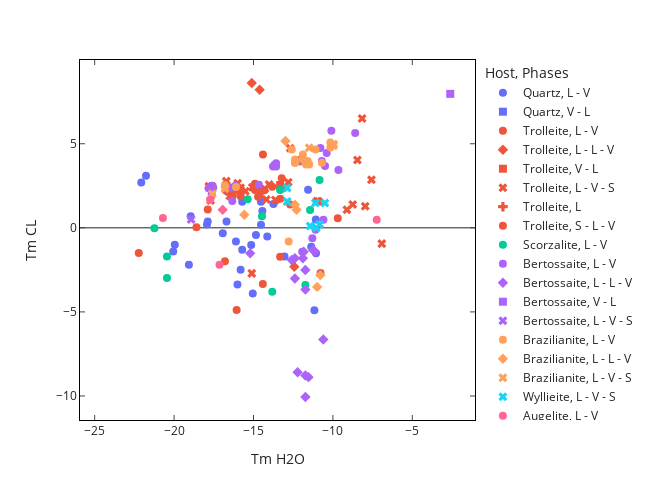

Source (notebook cell):
### Code cell
# --- plot figures

fig = px.scatter(df_corrected, x="Tm H2O", y="Tm CL",
                 symbol = "Phases", color="Host", 
                 hover_data=["sample",'piece','field',"analysis","Phases","Host"],
                 width=650, height=500)

fig.update_layout(plot_bgcolor="white",template="simple_white")

fig.update_traces(marker=dict(size=8),
                  selector=dict(mode='markers'))

fig.update_xaxes(ticks='inside',zeroline=True,linecolor="black",showgrid=False,mirror= "allticks")#,range=(0,7))
fig.update_yaxes(ticks='inside',zeroline=True,linecolor="black",showgrid=False,mirror= "allticks")#,range=(0,0.35))

# fig.update_xaxes(tickvals=[0,1,2,3,4,5,6,7])

# fig.write_image("FI_N2-Co2_vs_NaLi_mol.pdf");
fig.show()

### Figure 1 — Plotly figure (JSON) as saved in the notebook; plotly's stock layout.template omitted (floating-point values rounded to 4 significant figures; data arrays with more than 128 entries replaced by an {"elided": "..."} marker saying what was removed)
{"data": [{"customdata": {"elided": "43x6 str values"}, "hovertemplate": "Host=%{customdata[5]}<br>Phases=%{customdata[4]}<br>Tm H2O=%{x}<br>Tm CL=%{y}<br>sample=%{customdata[0]}<br>piece=%{customdata[1]}<br>field=%{customdata[2]}<br>analysis=%{customdata[3]}<extra></extra>", "legendgroup": "Quartz, L - V", "marker": {"color": "#636efa", "size": 8, "symbol": "circle"}, "mode": "markers", "name": "Quartz, L - V", "orientation": "v", "showlegend": true, "type": "scatter", "x": [null, null, -18.95, -16.01, -16.7, -11.08, -14.53, -15.51, -13.05, -15.71, -14.53, -17.88, -15.71, -16.11, -14.13, -18.38, -15.81, -16.01, -20.05, -19.07, null, -19.95, -13.74, -16.72, -13.35, -14.73, -15.92, -14.73, -22.07, -21.77, -7.966, -14.44, -17.93, -16.83, -15.14, -16.93, -11.07, -14.84, -15.04, -11.56, null, -11.17, -11.36], "xaxis": "x", "y": [null, null, 0.6945, null, 0.3731, 0.495, 1.557, null, -1.699, 1.557, 0.1757, 0.3731, -1.304, -0.8111, -0.5151, null, -2.489, -3.377, -1.403, -2.193, -3.179, -1.008, 1.412, 2.205, 2.403, null, null, 2.205, 2.7, 3.096, null, 1.001, 0.2035, null, -1.021, -0.3249, -1.518, -0.4244, -3.905, 2.261, -0.9216, -4.9, -1.121], "yaxis": "y"}, {"customdata": [["BU18FA19", "D", "FFore2", "6", "V - L", "Quartz"]], "hovertemplate": "Host=%{customdata[5]}<br>Phases=%{customdata[4]}<br>Tm H2O=%{x}<br>Tm CL=%{y}<br>sample=%{customdata[0]}<br>piece=%{customdata[1]}<br>field=%{customdata[2]}<br>analysis=%{customdata[3]}<extra></extra>", "legendgroup": "Quartz, V - L", "marker": {"color": "#636efa", "size": 8, "symbol": "square"}, "mode": "markers", "name": "Quartz, V - L", "orientation": "v", "showlegend": true, "type": "scatter", "x": [null], "xaxis": "x", "y": [null], "yaxis": "y"}, {"customdata": {"elided": "28x6 str values"}, "hovertemplate": "Host=%{customdata[5]}<br>Phases=%{customdata[4]}<br>Tm H2O=%{x}<br>Tm CL=%{y}<br>sample=%{customdata[0]}<br>piece=%{customdata[1]}<br>field=%{customdata[2]}<br>analysis=%{customdata[3]}<extra></extra>", "legendgroup": "Trolleite, L - V", "marker": {"color": "#EF553B", "size": 8, "symbol": "circle"}, "mode": "markers", "name": "Trolleite, L - V", "orientation": "v", "showlegend": true, "type": "scatter", "x": [-16.06, -10.78, -16.8, null, -22.22, -14.41, -14.31, -17.88, -12.02, -14.4, -9.693, -13.32, -14.71, -14.91, -13.82, -13.22, -13.12, -12.69, -15.81, null, -14.61, -13.31, -14.91, -15.9, -18.59, -16.3, -16.6, -16.2], "xaxis": "x", "y": [-4.891, -2.686, -1.995, null, -1.502, -3.348, 2.234, 1.087, 4.066, 4.363, 0.5667, -1.717, 1.854, 2.251, 2.45, 2.946, 2.35, 1.382, 1.877, 1.277, 1.977, 1.73, 2.627, 2.228, 0.03657, 1.929, 2.129, 2.228], "yaxis": "y"}, {"customdata": [["BU18FA20", "E", "FF1", "1", "L - L - V", "Trolleite"], ["BU18FA20", "E", "FF1", "2", "L - L - V", "Trolleite"], ["BU18FA20", "E", "FF1", "6", "L - L - V", "Trolleite"], ["BU18FA19", "B", "FF1", "5", "L - L - V", "Trolleite"], ["BU18FA19", "B", "FF1", "10", "L - L - V", "Trolleite"]], "hovertemplate": "Host=%{customdata[5]}<br>Phases=%{customdata[4]}<br>Tm H2O=%{x}<br>Tm CL=%{y}<br>sample=%{customdata[0]}<br>piece=%{customdata[1]}<br>field=%{customdata[2]}<br>analysis=%{customdata[3]}<extra></extra>", "legendgroup": "Trolleite, L - L - V", "marker": {"color": "#EF553B", "size": 8, "symbol": "diamond"}, "mode": "markers", "name": "Trolleite, L - L - V", "orientation": "v", "showlegend": true, "type": "scatter", "x": [-15.11, -14.61, -12.43, null, null], "xaxis": "x", "y": [8.613, 8.214, -2.312, 0.3896, 1.977], "yaxis": "y"}, {"customdata": [["BU18FA20", "G", "FF1", "4", "V - L", "Trolleite"]], "hovertemplate": "Host=%{customdata[5]}<br>Phases=%{customdata[4]}<br>Tm H2O=%{x}<br>Tm CL=%{y}<br>sample=%{customdata[0]}<br>piece=%{customdata[1]}<br>field=%{customdata[2]}<br>analysis=%{customdata[3]}<extra></extra>", "legendgroup": "Trolleite, V - L", "marker": {"color": "#EF553B", "size": 8, "symbol": "square"}, "mode": "markers", "name": "Trolleite, V - L", "orientation": "v", "showlegend": true, "type": "scatter", "x": [-13.32], "xaxis": "x", "y": [2.549], "yaxis": "y"}, {"customdata": {"elided": "32x6 str values"}, "hovertemplate": "Host=%{customdata[5]}<br>Phases=%{customdata[4]}<br>Tm H2O=%{x}<br>Tm CL=%{y}<br>sample=%{customdata[0]}<br>piece=%{customdata[1]}<br>field=%{customdata[2]}<br>analysis=%{customdata[3]}<extra></extra>", "legendgroup": "Trolleite, L - V - S", "marker": {"color": "#EF553B", "size": 8, "symbol": "x"}, "mode": "markers", "name": "Trolleite, L - V - S", "orientation": "v", "showlegend": true, "type": "scatter", "x": [-16.0, null, -15.11, null, -13.62, -14.29, -15.07, -12.81, -8.162, -8.752, -8.457, -7.571, -10.92, -11.02, -12.69, -16.72, -7.965, -6.92, -14.19, null, -16.49, -9.116, -17.61, -16.71, -14.01, null, -15.51, -15.81, -17.81, -17.7, -15.8, -14.71], "xaxis": "x", "y": [2.648, null, -2.709, null, 1.656, 2.321, 2.419, 2.714, 6.499, 1.382, 4.039, 2.858, 1.579, 1.579, 4.728, 2.563, 1.284, -0.9403, 1.688, null, 1.888, 1.078, 2.477, 2.776, 2.577, null, 2.177, 2.377, 2.477, 1.63, 2.228, 2.527], "yaxis": "y"}, {"customdata": [["BU18FA20", "H", "FF1", "6", "L", "Trolleite"]], "hovertemplate": "Host=%{customdata[5]}<br>Phases=%{customdata[4]}<br>Tm H2O=%{x}<br>Tm CL=%{y}<br>sample=%{customdata[0]}<br>piece=%{customdata[1]}<br>field=%{customdata[2]}<br>analysis=%{customdata[3]}<extra></extra>", "legendgroup": "Trolleite, L", "marker": {"color": "#EF553B", "size": 8, "symbol": "cross"}, "mode": "markers", "name": "Trolleite, L", "orientation": "v", "showlegend": true, "type": "scatter", "x": [null], "xaxis": "x", "y": [null], "yaxis": "y"}, {"customdata": [["BU18FA19", "B", "FF1", "MI", "S - L - V", "Trolleite"]], "hovertemplate": "Host=%{customdata[5]}<br>Phases=%{customdata[4]}<br>Tm H2O=%{x}<br>Tm CL=%{y}<br>sample=%{customdata[0]}<br>piece=%{customdata[1]}<br>field=%{customdata[2]}<br>analysis=%{customdata[3]}<extra></extra>", "legendgroup": "Trolleite, S - L - V", "marker": {"color": "#EF553B", "size": 8, "symbol": "circle"}, "mode": "markers", "name": "Trolleite, S - L - V", "orientation": "v", "showlegend": true, "type": "scatter", "x": [null], "xaxis": "x", "y": [null], "yaxis": "y"}, {"customdata": [["BU18FA22", "B", "FF2", "1", "L - V", "Scorzalite"], ["BU18FA22", "B", "FF2", "2", "L - V", "Scorzalite"], ["BU18FA22", "B", "FF2", "3", "L - V", "Scorzalite"], ["BU18FA22", "B", "FF2", "4", "L - V", "Scorzalite"], ["BU18FA22", "B", "FF2", "5", "L - V", "Scorzalite"], ["BU18FA22", "B", "FF2", "6", "L - V", "Scorzalite"], ["BU18FA20", "A", "FF1", "1", "L - V", "Scorzalite"], ["BU18FA20", "A", "FF4", "1", "L - V", "Scorzalite"], ["BU18FA20", "I", "FF1", "1", "L - V", "Scorzalite"], ["BU18FA22", "D", "FF1", "1", "L - V", "Scorzalite"], ["BU18FA22", "D", "FF1", "2", "L - V", "Scorzalite"], ["BU18FA22", "D", "FF1", "3", "L - V", "Scorzalite"]], "hovertemplate": "Host=%{customdata[5]}<br>Phases=%{customdata[4]}<br>Tm H2O=%{x}<br>Tm CL=%{y}<br>sample=%{customdata[0]}<br>piece=%{customdata[1]}<br>field=%{customdata[2]}<br>analysis=%{customdata[3]}<extra></extra>", "legendgroup": "Scorzalite, L - V", "marker": {"color": "#00cc96", "size": 8, "symbol": "circle"}, "mode": "markers", "name": "Scorzalite, L - V", "orientation": "v", "showlegend": true, "type": "scatter", "x": [-18.18, -20.45, -21.24, -20.45, -15.36, -14.47, -13.82, null, -11.74, -13.32, -10.84, -11.44], "xaxis": "x", "y": [null, -1.699, -0.02166, -2.982, 1.692, 0.6945, -3.8, null, -3.403, 2.251, 2.846, 1.061], "yaxis": "y"}, {"customdata": {"elided": "28x6 str values"}, "hovertemplate": "Host=%{customdata[5]}<br>Phases=%{customdata[4]}<br>Tm H2O=%{x}<br>Tm CL=%{y}<br>sample=%{customdata[0]}<br>piece=%{customdata[1]}<br>field=%{customdata[2]}<br>analysis=%{customdata[3]}<extra></extra>", "legendgroup": "Bertossaite, L - V", "marker": {"color": "#ab63fa", "size": 8, "symbol": "circle"}, "mode": "markers", "name": "Bertossaite, L - V", "orientation": "v", "showlegend": true, "type": "scatter", "x": [-10.69, -10.49, -10.1, -11.29, -11.09, -12.09, -10.59, -10.79, -8.597, -10.39, -11.93, -9.652, -16.14, -17.53, -17.63, -16.34, -16.34, -17.63, -17.43, -17.83, -14.66, -13.58, -13.58, -13.67, -13.77, -12.29, -12.09, null], "xaxis": "x", "y": [3.975, 3.676, 5.771, -0.6152, -0.1162, null, 0.4825, 4.75, 5.647, 4.451, -1.419, 3.442, 2.495, 2.395, 1.997, 1.598, 2.395, 2.495, null, 2.36, 2.56, 3.649, 3.847, 3.748, 3.649, null, 3.946, null], "yaxis": "y"}, {"customdata": [["BU18FA20", "C", "FF1", "1", "L - L - V", "Bertossaite"], ["BU18FA20", "C", "FF1", "2", "L - L - V", "Bertossaite"], ["BU18FA20", "C", "FF1", "3", "L - L - V", "Bertossaite"], ["BU18FA20", "C", "FF1", "4", "L - L - V", "Bertossaite"], ["BU18FA20", "C", "FF1", "6", "L - L - V", "Bertossaite"], ["BU18FA20", "C", "FF1", "7", "L - L - V", "Bertossaite"], ["BU18FA20", "C", "FF1", "8", "L - L - V", "Bertossaite"], ["BU18FA20", "C", "FF1", "9", "L - L - V", "Bertossaite"], ["BU18FA20", "C", "FF1", "10", "L - L - V", "Bertossaite"], ["BU18FA20", "B", "FF4", "1", "L - L - V", "Bertossaite"], ["BU18FA20", "B", "FF4", "2", "L - L - V", "Bertossaite"], ["BU18FA20", "B", "FF4", "3", "L - L - V", "Bertossaite"], ["BU18FA20", "B", "FF4", "4", "L - L - V", "Bertossaite"], ["BU18FA20", "B", "FF4", "5", "L - L - V", "Bertossaite"], ["BU18FA04", "A", "FF3", "4", "L - L - V", "Bertossaite"]], "hovertemplate": "Host=%{customdata[5]}<br>Phases=%{customdata[4]}<br>Tm H2O=%{x}<br>Tm CL=%{y}<br>sample=%{customdata[0]}<br>piece=%{customdata[1]}<br>field=%{customdata[2]}<br>analysis=%{customdata[3]}<extra></extra>", "legendgroup": "Bertossaite, L - L - V", "marker": {"color": "#ab63fa", "size": 8, "symbol": "diamond"}, "mode": "markers", "name": "Bertossaite, L - L - V", "orientation": "v", "showlegend": true, "type": "scatter", "x": [-12.39, -12.39, -11.89, -12.59, -15.21, -11.74, -11.24, -11.83, -11.14, -12.22, -11.73, -11.54, -11.73, -11.73, -10.61], "xaxis": "x", "y": [-1.813, -3.01, -1.813, -1.912, -1.518, -2.51, -1.32, -1.419, -1.419, -8.587, -3.674, -8.882, -8.784, -10.06, -6.646], "yaxis": "y"}, {"customdata": [["BU18FA20", "C", "FF2", "4", "V - L", "Bertossaite"]], "hovertemplate": "Host=%{customdata[5]}<br>Phases=%{customdata[4]}<br>Tm H2O=%{x}<br>Tm CL=%{y}<br>sample=%{customdata[0]}<br>piece=%{customdata[1]}<br>field=%{customdata[2]}<br>analysis=%{customdata[3]}<extra></extra>", "legendgroup": "Bertossaite, V - L", "marker": {"color": "#ab63fa", "size": 8, "symbol": "square"}, "mode": "markers", "name": "Bertossaite, V - L", "orientation": "v", "showlegend": true, "type": "scatter", "x": [-2.611], "xaxis": "x", "y": [7.967], "yaxis": "y"}, {"customdata": [["BU18FA19", "E", "FF11", "7", "L - V - S", "Bertossaite"], ["BU18FA19", "E", "FF11", "10", "L - V - S", "Bertossaite"]], "hovertemplate": "Host=%{customdata[5]}<br>Phases=%{customdata[4]}<br>Tm H2O=%{x}<br>Tm CL=%{y}<br>sample=%{customdata[0]}<br>piece=%{customdata[1]}<br>field=%{customdata[2]}<br>analysis=%{customdata[3]}<extra></extra>", "legendgroup": "Bertossaite, L - V - S", "marker": {"color": "#ab63fa", "size": 8, "symbol": "x"}, "mode": "markers", "name": "Bertossaite, L - V - S", "orientation": "v", "showlegend": true, "type": "scatter", "x": [-18.93, -17.13], "xaxis": "x", "y": [0.5024, null], "yaxis": "y"}, {"customdata": [["BU18FA32", "A", "FF1", "5", "L - V", "Brazilianite"], ["BU18FA32", "A", "FF1", "6", "L - V", "Brazilianite"], ["BU18FA32", "A", "FF1", "7", "L - V", "Brazilianite"], ["BU18FA32", "A", "FF1", "8", "L - V", "Brazilianite"], ["BU18FA32", "A", "FF1", "9", "L - V", "Brazilianite"], ["BU18FA32", "A", "FF1", "10", "L - V", "Brazilianite"], ["BU18FA32", "C", "FF1", "1", "L - V", "Brazilianite"], ["BU18FA32", "C", "FF1", "2", "L - V", "Brazilianite"], ["BU18FA32", "C", "FF1", "6", "L - V", "Brazilianite"], ["BU18FA32", "C", "FF1", "7", "L - V", "Brazilianite"], ["BU18FA32", "C", "FF1", "8", "L - V", "Brazilianite"], ["BU18FA32", "C", "FF1", "9", "L - V", "Brazilianite"], ["BU18FA32", "C", "FF1", "10", "L - V", "Brazilianite"], ["BU18FA32", "B", "FF2", "2", "L - V", "Brazilianite"], ["BU18FA32", "B", "FF2", "4", "L - V", "Brazilianite"], ["BU18FA02a", "A", "FF1", "1", "L - V", "Brazilianite"], ["BU18FA02a", "A", "FF1", "3", "L - V", "Brazilianite"], ["BU18FA02a", "A", "FF1", "5", "L - V", "Brazilianite"]], "hovertemplate": "Host=%{customdata[5]}<br>Phases=%{customdata[4]}<br>Tm H2O=%{x}<br>Tm CL=%{y}<br>sample=%{customdata[0]}<br>piece=%{customdata[1]}<br>field=%{customdata[2]}<br>analysis=%{customdata[3]}<extra></extra>", "legendgroup": "Brazilianite, L - V", "marker": {"color": "#FFA15A", "size": 8, "symbol": "circle"}, "mode": "markers", "name": "Brazilianite, L - V", "orientation": "v", "showlegend": true, "type": "scatter", "x": [-12.39, -12.39, -11.89, -11.49, -11.59, -11.89, -12.59, -11.49, -11.69, -12.39, -10.69, -12.79, -11.09, -10.16, -10.16, -16.8, -16.1, -16.8], "xaxis": "x", "y": [3.868, 3.868, 4.067, null, 3.967, 4.366, 4.665, 3.768, 3.768, 4.067, 3.868, -0.8195, 4.665, 5.072, 4.777, 2.527, 2.427, 2.427], "yaxis": "y"}, {"customdata": [["BU18FA32", "A", "FF1", "2", "L - L - V", "Brazilianite"], ["BU18FA32", "A", "FF1", "3", "L - L - V", "Brazilianite"], ["BU18FA32", "A", "FF1", "4", "L - L - V", "Brazilianite"], ["BU18FA32", "C", "FF1", "3", "L - L - V", "Brazilianite"], ["BU18FA32", "C", "FF1", "4", "L - L - V", "Brazilianite"], ["BU18FA32", "C", "FF1", "5", "L - L - V", "Brazilianite"]], "hovertemplate": "Host=%{customdata[5]}<br>Phases=%{customdata[4]}<br>Tm H2O=%{x}<br>Tm CL=%{y}<br>sample=%{customdata[0]}<br>piece=%{customdata[1]}<br>field=%{customdata[2]}<br>analysis=%{customdata[3]}<extra></extra>", "legendgroup": "Brazilianite, L - L - V", "marker": {"color": "#FFA15A", "size": 8, "symbol": "diamond"}, "mode": "markers", "name": "Brazilianite, L - L - V", "orientation": "v", "showlegend": true, "type": "scatter", "x": [-12.99, -10.79, -10.99, -12.29, -15.58, -12.39], "xaxis": "x", "y": [5.164, -2.814, -3.512, 1.075, 0.7761, 1.374], "yaxis": "y"}, {"customdata": [["BU18FA32", "A", "FF1", "1", "L - V - S", "Brazilianite"], ["BU18FA32", "B", "FF2", "1", "L - V - S", "Brazilianite"], ["BU18FA32", "B", "FF2", "3", "L - V - S", "Brazilianite"], ["BU18FA32", "B", "FF2", "5", "L - V - S", "Brazilianite"], ["BU18FA02a", "A", "FF1", "2", "L - V - S", "Brazilianite"], ["BU18FA02a", "A", "FF1", "4", "L - V - S", "Brazilianite"]], "hovertemplate": "Host=%{customdata[5]}<br>Phases=%{customdata[4]}<br>Tm H2O=%{x}<br>Tm CL=%{y}<br>sample=%{customdata[0]}<br>piece=%{customdata[1]}<br>field=%{customdata[2]}<br>analysis=%{customdata[3]}<extra></extra>", "legendgroup": "Brazilianite, L - V - S", "marker": {"color": "#FFA15A", "size": 8, "symbol": "x"}, "mode": "markers", "name": "Brazilianite, L - V - S", "orientation": "v", "showlegend": true, "type": "scatter", "x": [-11.49, -9.963, -9.963, -9.963, -16.8, -17.6], "xaxis": "x", "y": [4.765, 4.974, 4.876, 4.974, 2.328, 2.029], "yaxis": "y"}, {"customdata": [["BU18FA32", "A.II", "incC", "3", "L - V - S", "Wyllieite"], ["BU18FA32", "A.II", "incC", "2", "L - V - S", "Wyllieite"], ["BU18FA32", "A.II", "incC", "1", "L - V - S", "Wyllieite"], ["BU18FA32", "A.II", "incC", "4", "L - V - S", "Wyllieite"], ["BU18FA32", "A.II", "incC", "1", "L - V - S", "Wyllieite"], ["BU18FA32", "A.II", "incC", "2", "L - V - S", "Wyllieite"], ["BU18FA32", "A.II", "incC", "3", "L - V - S", "Wyllieite"], ["BU18FA32", "A.II", "incC", "4", "L - V - S", "Wyllieite"], ["BU18FA32", "A.II", "incC", "5", "L - V - S", "Wyllieite"]], "hovertemplate": "Host=%{customdata[5]}<br>Phases=%{customdata[4]}<br>Tm H2O=%{x}<br>Tm CL=%{y}<br>sample=%{customdata[0]}<br>piece=%{customdata[1]}<br>field=%{customdata[2]}<br>analysis=%{customdata[3]}<extra></extra>", "legendgroup": "Wyllieite, L - V - S", "marker": {"color": "#19d3f3", "size": 8, "symbol": "x"}, "mode": "markers", "name": "Wyllieite, L - V - S", "orientation": "v", "showlegend": true, "type": "scatter", "x": [-11.04, -10.84, -11.43, -10.84, -12.88, -11.1, -11.1, -12.88, -10.51], "xaxis": "x", "y": [0.004501, 0.2017, 0.1031, 0.2017, 2.363, null, 1.472, 1.571, 1.472], "yaxis": "y"}, {"customdata": [["BU18FA19(2)", "A", "FF1b", "1", "L - V", "Augelite"], ["BU18FA19(2)", "A", "FF1", "2", "L - V", "Augelite"], ["BU18FA19(2)", "A", "FF1", "3", "L - V", "Augelite"], ["BU18FA19(2)", "A", "FF1", "7", "L - V", "Augelite"], ["BU18FA19(2)", "A", "FF1", "8", "L - V", "Augelite"], ["BU18FA19(2)", "A", "FF2", "2", "L - V", "Augelite"], ["BU18FA19(2)", "A", "FF2", "3", "L - V", "Augelite"], ["BU18FA19(2)", "A", "FF2", "4", "L - V", "Augelite"], ["BU18FA19(2)", "A", "FF2", "5", "L - V", "Augelite"], ["BU18FA19(2)", "A", "FF2b", "1", "L - V", "Augelite"], ["BU18FA19(2)", "A", "FF2b", "2", "L - V", "Augelite"], ["BU18FA19(2)", "A", "FF2b", "4", "L - V", "Augelite"]], "hovertemplate": "Host=%{customdata[5]}<br>Phases=%{customdata[4]}<br>Tm H2O=%{x}<br>Tm CL=%{y}<br>sample=%{customdata[0]}<br>piece=%{customdata[1]}<br>field=%{customdata[2]}<br>analysis=%{customdata[3]}<extra></extra>", "legendgroup": "Augelite, L - V", "marker": {"color": "#FF6692", "size": 8, "symbol": "circle"}, "mode": "markers", "name": "Augelite, L - V", "orientation": "v", "showlegend": true, "type": "scatter", "x": [-17.14, null, -19.12, -7.24, null, null, null, -24.37, null, -17.73, null, -20.7], "xaxis": "x", "y": [-2.191, null, null, 0.4817, 0.4817, 1.175, -1.201, null, null, 1.67, -0.9042, 0.5806], "yaxis": "y"}, {"customdata": [["BU18FA19(2)", "A", "FF2b", "3", "L - L - V", "Augelite"], ["BU18FA19(2)", "A", "FF2b", "5", "L - L - V", "Augelite"]], "hovertemplate": "Host=%{customdata[5]}<br>Phases=%{customdata[4]}<br>Tm H2O=%{x}<br>Tm CL=%{y}<br>sample=%{customdata[0]}<br>piece=%{customdata[1]}<br>field=%{customdata[2]}<br>analysis=%{customdata[3]}<extra></extra>", "legendgroup": "Augelite, L - L - V", "marker": {"color": "#FF6692", "size": 8, "symbol": "diamond"}, "mode": "markers", "name": "Augelite, L - L - V", "orientation": "v", "showlegend": true, "type": "scatter", "x": [null, -16.94], "xaxis": "x", "y": [-0.9042, 1.076], "yaxis": "y"}, {"customdata": [["BU18FA19(2)", "A", "FF1", "9", "V - L", "Augelite"]], "hovertemplate": "Host=%{customdata[5]}<br>Phases=%{customdata[4]}<br>Tm H2O=%{x}<br>Tm CL=%{y}<br>sample=%{customdata[0]}<br>piece=%{customdata[1]}<br>field=%{customdata[2]}<br>analysis=%{customdata[3]}<extra></extra>", "legendgroup": "Augelite, V - L", "marker": {"color": "#FF6692", "size": 8, "symbol": "square"}, "mode": "markers", "name": "Augelite, V - L", "orientation": "v", "showlegend": true, "type": "scatter", "x": [null], "xaxis": "x", "y": [2.066], "yaxis": "y"}, {"customdata": [["BU18FA19(2)", "A", "FF1", "1", "L - V - S", "Augelite"], ["BU18FA19(2)", "A", "FF1", "4", "L - V - S", "Augelite"], ["BU18FA19(2)", "A", "FF1", "5", "L - V - S", "Augelite"], ["BU18FA19(2)", "A", "FF1", "6", "L - V - S", "Augelite"], ["BU18FA19(2)", "A", "FF2", "1", "L - V - S", "Augelite"]], "hovertemplate": "Host=%{customdata[5]}<br>Phases=%{customdata[4]}<br>Tm H2O=%{x}<br>Tm CL=%{y}<br>sample=%{customdata[0]}<br>piece=%{customdata[1]}<br>field=%{customdata[2]}<br>analysis=%{customdata[3]}<extra></extra>", "legendgroup": "Augelite, L - V - S", "marker": {"color": "#FF6692", "size": 8, "symbol": "x"}, "mode": "markers", "name": "Augelite, L - V - S", "orientation": "v", "showlegend": true, "type": "scatter", "x": [null, null, null, -14.17, null], "xaxis": "x", "y": [null, null, 0.9766, null, -1.003], "yaxis": "y"}], "layout": {"height": 500, "legend": {"title": {"text": "Host, Phases"}, "tracegroupgap": 0}, "margin": {"t": 60}, "plot_bgcolor": "white", "width": 650, "xaxis": {"anchor": "y", "domain": [0, 1], "linecolor": "black", "mirror": "allticks", "showgrid": false, "ticks": "inside", "title": {"text": "Tm H2O"}, "zeroline": true}, "yaxis": {"anchor": "x", "domain": [0, 1], "linecolor": "black", "mirror": "allticks", "showgrid": false, "ticks": "inside", "title": {"text": "Tm CL"}, "zeroline": true}}}
